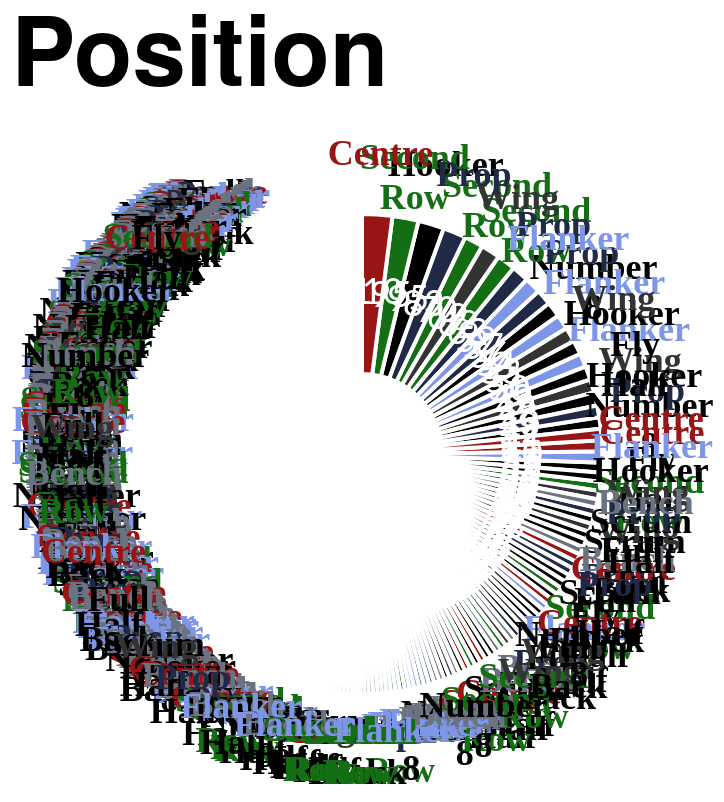

The Vega-Lite source for this figure:
### Vega-Lite specification from a JSON file in a GitHub repository (floating-point values rounded to 4 significant figures; data arrays with more than 128 entries replaced by an {"elided": "..."} marker saying what was removed)
{"config": {"axis": {"labelFont": "PT Sans Narrow, Helvetica Neue, Helvetica, Arial, sans-serif", "titleFont": "PT Sans Narrow, Helvetica Neue, Helvetica, Arial, sans-serif", "labelFontSize": 13, "titleFontSize": 24, "gridColor": "#202947", "gridOpacity": 0.2, "zindex": 1}, "text": {"font": "Lato, sans-serif"}, "bar": {"cornerRadiusEnd": 5}, "header": {"labelFont": "PT Sans Narrow, Helvetica Neue, Helvetica, Arial, sans-serif", "titleFont": "PT Sans Narrow, Helvetica Neue, Helvetica, Arial, sans-serif", "labelFontSize": 24, "titleFontSize": 28, "labelFontWeight": "bold", "orient": "left"}, "legend": {"labelFont": "PT Sans Narrow, Helvetica Neue, Helvetica, Arial, sans-serif", "titleFont": "PT Sans Narrow, Helvetica Neue, Helvetica, Arial, sans-serif", "labelFontSize": 14, "titleFontSize": 16, "titlePadding": 5, "fillColor": "white", "strokeColor": "black", "padding": 10, "titleFontWeight": "lighter", "titleFontStyle": "italic", "titleColor": "gray", "offset": 10}, "title": {"font": "PT Sans Narrow, Helvetica Neue, Helvetica, Arial, sans-serif", "fontSize": 48, "fontWeight": "bold", "anchor": "start", "align": "center", "titlePadding": 20, "subtitlePadding": 10, "subtitleFontSize": 13, "subtitleColor": "", "subtitleFontStyle": "italic", "offset": 15, "color": "black"}, "axisX": {"labelAngle": 0}, "facet": {"title": null, "header": null, "align": {"row": "each", "column": "each"}}, "resolve": {"scale": {"y": "independent", "facet": "independent"}}, "background": "transparent", "scale": {"offsetBandPaddingOuter": 0.2, "offsetBandPaddingInner": 0.1}, "view": {"stroke": null, "background": "transparent"}}, "layer": [{"mark": {"type": "arc", "innerRadius": 40, "outerRadius": 120, "stroke": "#ffffff", "strokeWidth": 2}, "encoding": {"color": {"field": "position", "legend": null, "scale": {"domain": ["Prop", "Flanker", "Second Row", "Centre", "Wing", "Fly Half", "Hooker", "Scrum Half", "Full Back", "Number 8", "Bench"], "range": ["#202946", "#7d96e8", "#146f14", "#991515", "#333333", "#000000", "#000000", "#000000", "#000000", "#000000", "#6b7280"]}, "sort": {"field": "sort_order", "op": "min", "order": "ascending"}, "type": "nominal"}, "order": {"field": "appearances", "sort": "ascending", "type": "quantitative"}, "theta": {"field": "appearances", "sort": "descending", "stack": true, "title": "Appearances", "type": "quantitative"}, "tooltip": [{"field": "player", "title": "Player", "type": "nominal"}, {"field": "position", "title": "Position", "type": "nominal"}, {"field": "appearances", "title": "Appearances", "type": "quantitative"}]}}, {"mark": {"type": "text", "dy": -5, "font": "PT Sans Narrow", "fontSize": 18, "fontWeight": "bold", "radius": 145}, "encoding": {"color": {"field": "position", "legend": null, "scale": {"domain": ["Prop", "Flanker", "Second Row", "Centre", "Wing", "Fly Half", "Hooker", "Scrum Half", "Full Back", "Number 8", "Bench"], "range": ["#202946", "#7d96e8", "#146f14", "#991515", "#333333", "#000000", "#000000", "#000000", "#000000", "#000000", "#6b7280"]}, "type": "nominal"}, "opacity": {"condition": {"test": "datum.appearances > 2", "value": 1}, "value": 0}, "order": {"field": "appearances", "sort": "ascending", "type": "quantitative"}, "text": {"field": "position_label", "type": "nominal"}, "theta": {"field": "appearances", "sort": "descending", "stack": true, "title": "Appearances", "type": "quantitative"}}, "transform": [{"calculate": "split(datum.position, ' ')", "as": "position_label"}]}, {"mark": {"type": "text", "color": "white", "fontSize": 18, "radius": 80}, "encoding": {"order": {"field": "appearances", "sort": "ascending", "type": "quantitative"}, "text": {"field": "appearances", "type": "nominal"}, "theta": {"field": "appearances", "sort": "descending", "stack": true, "title": "Appearances", "type": "quantitative"}}}], "data": {"name": "data-a8c2ec1e3e4bf27a7726b414d1e2e716"}, "height": 300, "resolve": {"scale": {"color": "shared"}}, "title": "Position", "width": 300, "$schema": "https://vega.github.io/schema/vega-lite/v5.20.1.json", "datasets": {"data-a8c2ec1e3e4bf27a7726b414d1e2e716": {"elided": "769 records"}}}
